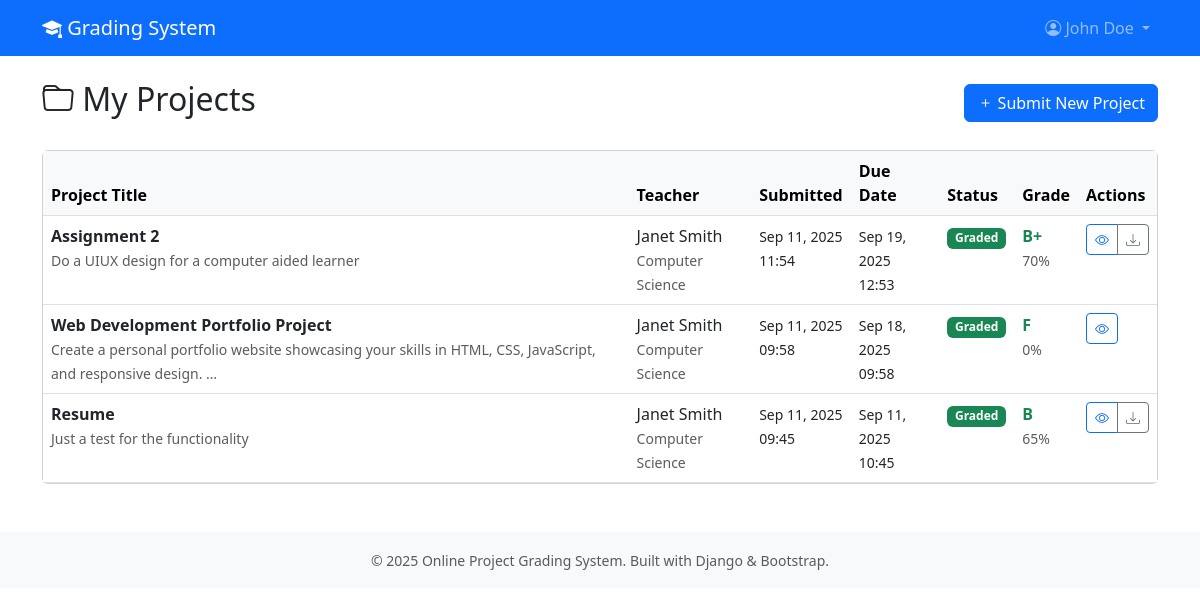
Page /projects/my-projects/ (signed in) on the committed database.
### accounts/models.py (models this page shows, shortened)
class User(AbstractUser):
    USER_TYPES = (
        ('student', 'Student'),
        ('teacher', 'Teacher'),
    )
    user_type = models.CharField(max_length=10, choices=USER_TYPES, default='student')
    phone_number = models.CharField(max_length=15, blank=True)

class TeacherProfile(models.Model):
    user = models.OneToOneField(User, on_delete=models.CASCADE, related_name='teacher_profile')
    employee_id = models.CharField(max_length=20, unique=True)
    department = models.CharField(max_length=100)
    designation = models.CharField(max_length=50)

### projects/models.py (models this page shows, shortened)
class Project(models.Model):
    title = models.CharField(max_length=200)
    description = models.TextField()
    student = models.ForeignKey(User, on_delete=models.CASCADE, related_name='projects')
    teacher = models.ForeignKey(User, on_delete=models.CASCADE, related_name='assigned_projects')
    file_upload = models.FileField(upload_to='projects/', null=True, blank=True)
    submitted_at = models.DateTimeField(auto_now_add=True)
    due_date = models.DateTimeField()
    is_submitted = models.BooleanField(default=False)

class Grade(models.Model):
    GRADE_CHOICES = [
        ('A+', 'A+ (90-100)'),
        ('A', 'A (80-89)'),
        ('B+', 'B+ (70-79)'),
        ('B', 'B (60-69)'),
        ('C+', 'C+ (50-59)'),
        ('C', 'C (40-49)'),
        ('D', 'D (30-39)'),
        ('F', 'F (0-29)'),
    ]
    project = models.OneToOneField(Project, on_delete=models.CASCADE, related_name='grade')
    teacher = models.ForeignKey(User, on_delete=models.CASCADE, related_name='grades_given')
    score = models.IntegerField(
        validators=[MinValueValidator(0), MaxValueValidator(100)],
        help_text="Score out of 100"
    )
    letter_grade = models.CharField(max_length=2, choices=GRADE_CHOICES, blank=True)
    feedback = models.TextField(blank=True)
    graded_at = models.DateTimeField(auto_now_add=True)

### projects/views.py (the view)
# urls.py: path('my-projects/', views.my_projects, name='my_projects'),
@login_required
@student_required
def my_projects(request):
    projects_list = Project.objects.filter(student=request.user).order_by('-submitted_at')
    paginator = Paginator(projects_list, 10)  # Show 10 projects per page
    page_number = request.GET.get('page')
    projects = paginator.get_page(page_number)
    return render(request, 'projects/my_projects.html', {'projects': projects})

### templates/projects/my_projects.html (shortened to what this page needs)
{% extends 'base.html' %}
{% block content %}
<div class="d-flex justify-content-between align-items-center mb-4">
    <h2><i class="bi bi-folder"></i> My Projects</h2>
    <a href="{% url 'submit_project' %}" class="btn btn-primary">
        <i class="bi bi-plus"></i> Submit New Project
    </a>
</div>
{% if projects %}
    <div class="card">
        <div class="card-body p-0">
            <div class="table-responsive">
                <table class="table table-hover mb-0">
                    <thead class="table-light">
                        <tr>
                            <th>Project Title</th>
                            <th>Teacher</th>
                            <th>Submitted</th>
                            <th>Due Date</th>
                            <th>Status</th>
                            <th>Grade</th>
                            <th>Actions</th>
                        </tr>
                    </thead>
                    <tbody>
                        {% for project in projects %}
                        <tr>
                            <td>
                                <div>
                                    <strong>{{ project.title }}</strong>
                                    <br>
                                    <small class="text-muted">{{ project.description|truncatewords:15 }}</small>
                                </div>
                            </td>
                            <td>
                                {{ project.teacher.first_name }} {{ project.teacher.last_name }}
                                <br>
                                <small class="text-muted">
                                    {% if project.teacher.teacher_profile %}
                                        {{ project.teacher.teacher_profile.department }}
                                    {% endif %}
                                </small>
                            </td>
                            <td>
                                {% if project.submitted_at %}
                                    <small>{{ project.submitted_at|date:"M d, Y" }}<br>{{ project.submitted_at|time:"H:i" }}</small>
                                {% else %}
                                    <span class="text-muted">Not submitted</span>
                                {% endif %}
                            </td>
                            <td>
                                <small>{{ project.due_date|date:"M d, Y" }}<br>{{ project.due_date|time:"H:i" }}</small>
                            </td>
                            <td>
                                {% if project.is_submitted %}
                                    {% if project.grade %}
                                        <span class="badge bg-success">Graded</span>
                                    {% else %}
                                        <span class="badge bg-warning">Pending Review</span>
                                    {% endif %}
                                {% else %}
                                    <span class="badge bg-secondary">Draft</span>
                                {% endif %}
                            </td>
                            <td>
                                {% if project.grade %}
                                    <div>
                                        <strong class="text-success">{{ project.grade.letter_grade }}</strong>
                                        <br>
                                        <small class="text-muted">{{ project.grade.score }}%</small>
                                    </div>
                                {% else %}
                                    <span class="text-muted">-</span>
                                {% endif %}
                            </td>
                            <td>
                                <div class="btn-group btn-group-sm">
                                    <a href="{% url 'project_detail' project.id %}"
                                       class="btn btn-outline-primary btn-sm"
                                       title="View Details">
                                        <i class="bi bi-eye"></i>
                                    </a>
                                    {% if project.file_upload %}
                                    <a href="{% url 'project_download' project.id %}"
                                       class="btn btn-outline-secondary btn-sm"
                                       title="Download File">
                                        <i class="bi bi-download"></i>
                                    </a>
                                    {% endif %}
                                </div>
                            </td>
                        </tr>
                        {% endfor %}
                    </tbody>
                </table>
            </div>
        </div>
    </div>
{% endif %}
{% endblock %}

### templates/base.html (shortened to what this page needs)
<!DOCTYPE html>
<html lang="en">
<head>
    <link href="https://cdn.jsdelivr.net/npm/bootstrap@5.3.0/dist/css/bootstrap.min.css" rel="stylesheet">
    <link href="https://cdn.jsdelivr.net/npm/bootstrap-icons@1.7.2/font/bootstrap-icons.css" rel="stylesheet">
</head>
<body>
    <nav class="navbar navbar-expand-lg navbar-dark bg-primary">
        <div class="container">
            <a class="navbar-brand" href="{% url 'dashboard' %}">
                <i class="bi bi-mortarboard-fill"></i> Grading System
            </a>
            {% if user.is_authenticated %}
            <div class="collapse navbar-collapse" id="navbarNav">
                <ul class="navbar-nav ms-auto">
                    <li class="nav-item dropdown">
                        <a class="nav-link dropdown-toggle" href="#" id="navbarDropdown" role="button" data-bs-toggle="dropdown">
                            <i class="bi bi-person-circle"></i> {{ user.first_name }} {{ user.last_name }}
                        </a>
                    </li>
                </ul>
            </div>
            {% endif %}
        </div>
    </nav>
    <main class="container mt-4">
        {% block content %}{% endblock %}
    </main>
    <footer class="bg-light text-center text-muted py-3 mt-5">
        <div class="container">
            <small>&copy; 2025 Online Project Grading System. Built with Django & Bootstrap.</small>
        </div>
    </footer>
</body>
</html>

### rows in the picture
User: first_name "John", last_name "Doe"
Project: title "Assignment 2", description "Do a UIUX design for a computer aided learner", teacher.first_name "Janet", teacher.last_name "Smith", teacher.teacher_profile.department "Computer Science", submitted_at "Sep 11, 2025", submitted_at "11:54", due_date "Sep 19, 2025", due_date "12:53", is_submitted "Graded", grade.letter_grade "B+", grade.score "70"
Project: title "Web Development Portfolio Project", description "Create a personal portfolio website showcasing your skills in HTML, CSS, JavaScript, and responsive design. …", teacher.first_name "Janet", teacher.last_name "Smith", teacher.teacher_profile.department "Computer Science", submitted_at "Sep 11, 2025", submitted_at "09:58", due_date "Sep 18, 2025", due_date "09:58", is_submitted "Graded", grade.letter_grade "F", grade.score "0"
Project: title "Resume", description "Just a test for the functionality", teacher.first_name "Janet", teacher.last_name "Smith", teacher.teacher_profile.department "Computer Science", submitted_at "Sep 11, 2025", submitted_at "09:45", due_date "Sep 11, 2025", due_date "10:45", is_submitted "Graded", grade.letter_grade "B", grade.score "65"
